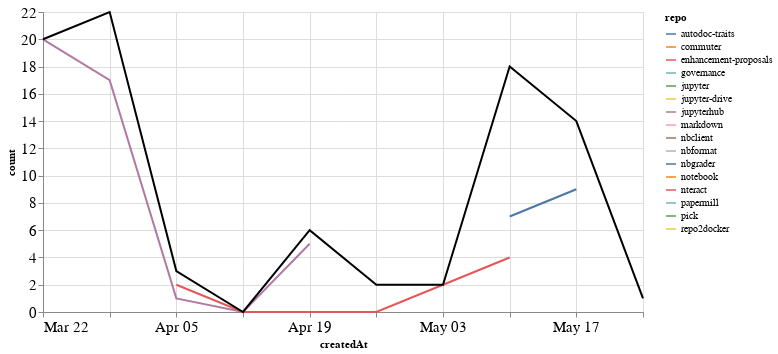

Notebook code cell kept with this figure:
### Markdown cell above
### Comments

### Code cell
comments_time = comments.groupby('repo').resample('W', on='createdAt').count()['author'].reset_index()
comments_time = comments_time.rename(columns={'author': 'count'})
comments_time_total = comments_time.groupby('createdAt').agg({"count": "sum"}).reset_index()
ch1 = alt.Chart(comments_time, width=600).mark_line().encode(
    x='createdAt',
    y='count',
    color='repo',
    tooltip="repo"
)

ch2 = alt.Chart(comments_time_total, width=600).mark_line(color="black").encode(
    x='createdAt',
    y='count',
)

ch1 + ch2

### Figure 1 — Vega-Lite specification as saved in the notebook (floating-point values rounded to 4 significant figures)
{"config": {"axisLeft": {"labelFontSize": 15}, "axisBottom": {"labelFontSize": 15}}, "layer": [{"data": {"name": "data-80c046460f6c19e136255d2ecbf262c3"}, "mark": "line", "encoding": {"color": {"type": "nominal", "field": "repo"}, "tooltip": {"type": "nominal", "field": "repo"}, "x": {"type": "temporal", "field": "createdAt"}, "y": {"type": "quantitative", "field": "count"}}, "width": 600}, {"data": {"name": "data-748c683ae4ebeecc6bff0f207d55b853"}, "mark": {"type": "line", "color": "black"}, "encoding": {"x": {"type": "temporal", "field": "createdAt"}, "y": {"type": "quantitative", "field": "count"}}, "width": 600}], "$schema": "https://vega.github.io/schema/vega-lite/v4.0.2.json", "datasets": {"data-80c046460f6c19e136255d2ecbf262c3": [{"repo": "autodoc-traits", "createdAt": "2020-04-19T00:00:00", "count": 1}, {"repo": "commuter", "createdAt": "2020-05-17T00:00:00", "count": 1}, {"repo": "enhancement-proposals", "createdAt": "2020-05-17T00:00:00", "count": 1}, {"repo": "governance", "createdAt": "2020-05-10T00:00:00", "count": 3}, {"repo": "jupyter", "createdAt": "2020-05-10T00:00:00", "count": 2}, {"repo": "jupyter-drive", "createdAt": "2020-03-29T00:00:00", "count": 1}, {"repo": "jupyterhub", "createdAt": "2020-03-22T00:00:00", "count": 20}, {"repo": "jupyterhub", "createdAt": "2020-03-29T00:00:00", "count": 17}, {"repo": "jupyterhub", "createdAt": "2020-04-05T00:00:00", "count": 1}, {"repo": "jupyterhub", "createdAt": "2020-04-12T00:00:00", "count": 0}, {"repo": "jupyterhub", "createdAt": "2020-04-19T00:00:00", "count": 5}, {"repo": "markdown", "createdAt": "2020-05-10T00:00:00", "count": 1}, {"repo": "nbclient", "createdAt": "2020-05-10T00:00:00", "count": 1}, {"repo": "nbformat", "createdAt": "2020-03-29T00:00:00", "count": 4}, {"repo": "nbgrader", "createdAt": "2020-05-10T00:00:00", "count": 7}, {"repo": "nbgrader", "createdAt": "2020-05-17T00:00:00", "count": 9}, {"repo": "notebook", "createdAt": "2020-04-26T00:00:00", "count": 1}, {"repo": "nteract", "createdAt": "2020-04-05T00:00:00", "count": 2}, {"repo": "nteract", "createdAt": "2020-04-12T00:00:00", "count": 0}, {"repo": "nteract", "createdAt": "2020-04-19T00:00:00", "count": 0}, {"repo": "nteract", "createdAt": "2020-04-26T00:00:00", "count": 0}, {"repo": "nteract", "createdAt": "2020-05-03T00:00:00", "count": 2}, {"repo": "nteract", "createdAt": "2020-05-10T00:00:00", "count": 4}, {"repo": "papermill", "createdAt": "2020-05-24T00:00:00", "count": 1}, {"repo": "pick", "createdAt": "2020-04-26T00:00:00", "count": 1}, {"repo": "repo2docker", "createdAt": "2020-05-17T00:00:00", "count": 3}], "data-748c683ae4ebeecc6bff0f207d55b853": [{"createdAt": "2020-03-22T00:00:00", "count": 20}, {"createdAt": "2020-03-29T00:00:00", "count": 22}, {"createdAt": "2020-04-05T00:00:00", "count": 3}, {"createdAt": "2020-04-12T00:00:00", "count": 0}, {"createdAt": "2020-04-19T00:00:00", "count": 6}, {"createdAt": "2020-04-26T00:00:00", "count": 2}, {"createdAt": "2020-05-03T00:00:00", "count": 2}, {"createdAt": "2020-05-10T00:00:00", "count": 18}, {"createdAt": "2020-05-17T00:00:00", "count": 14}, {"createdAt": "2020-05-24T00:00:00", "count": 1}]}}
